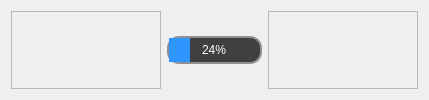
             <widget class="QWidget" name="page_10">
              <property name="styleSheet">
               <string notr="true">/* ────────── ПРОГРЕСС-БАР ────────── */

/* «заполненная» часть (горизонтальная) */
QProgressBar::chunk {
    background: #2d97ff;         /* ваш фирменный синий                 */
    border-radius: 12px;         /* чтобы край заполнения тоже был круглым */
	
}

/* ── QProgressBar ───────────────────────────────────────────*/
QProgressBar {
    border: 2px solid #909090;   /* такая же рамка, как в других контролах */
    border-radius: 12px;
    background: #404040;         /* общий тёмно-серый фон */
    min-height: 24px;

    text-align: center;          /* процент/текст по центру */
    color: white;                /* белые буквы поверх синего */
}
</string>
              </property>
              <layout class="QHBoxLayout" name="horizontalLayout_3">
               <item>
                <widget class="QFrame" name="frame_15">
                 <property name="minimumSize">
                  <size>
                   <width>150</width>
                   <height>0</height>
                  </size>
                 </property>
                 <property name="frameShape">
                  <enum>QFrame::Shape::StyledPanel</enum>
                 </property>
                 <property name="frameShadow">
                  <enum>QFrame::Shadow::Raised</enum>
                 </property>
                </widget>
               </item>
               <item>
                <widget class="QProgressBar" name="progressBar_2">
                 <property name="layoutDirection">
                  <enum>Qt::LayoutDirection::LeftToRight</enum>
                 </property>
                 <property name="value">
                  <number>24</number>
                 </property>
                </widget>
               </item>
               <item>
                <widget class="QFrame" name="frame_16">
                 <property name="minimumSize">
                  <size>
                   <width>150</width>
                   <height>0</height>
                  </size>
                 </property>
                 <property name="frameShape">
                  <enum>QFrame::Shape::StyledPanel</enum>
                 </property>
                 <property name="frameShadow">
                  <enum>QFrame::Shadow::Raised</enum>
                 </property>
                </widget>
               </item>
              </layout>
             </widget>
